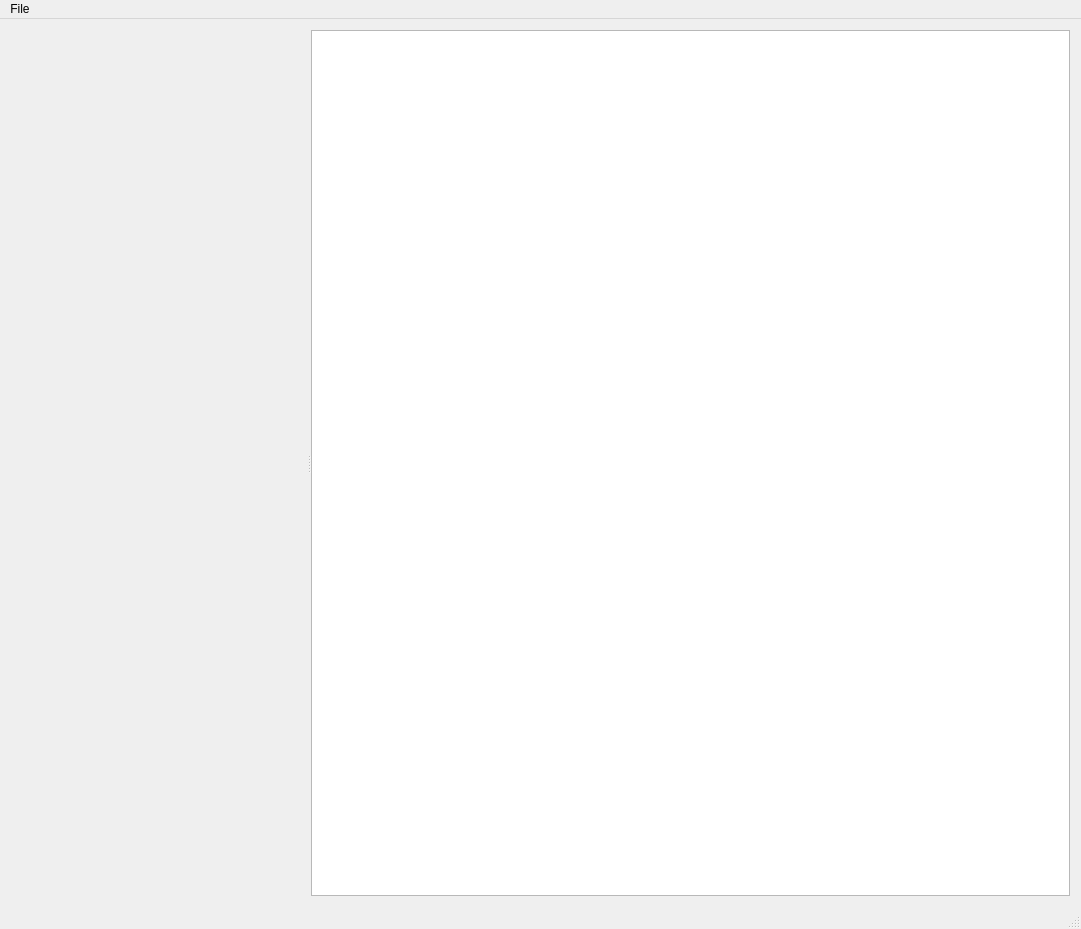
<?xml version="1.0" encoding="UTF-8"?>
<ui version="4.0">
 <class>MainWindow</class>
 <widget class="QMainWindow" name="MainWindow">
  <property name="geometry">
   <rect>
    <x>0</x>
    <y>0</y>
    <width>1081</width>
    <height>929</height>
   </rect>
  </property>
  <property name="windowTitle">
   <string>SVG interaction demo</string>
  </property>
  <widget class="QWidget" name="centralWidget">
   <layout class="QVBoxLayout" name="verticalLayout">
    <item>
     <widget class="QSplitter" name="splitter">
      <property name="orientation">
       <enum>Qt::Horizontal</enum>
      </property>
      <property name="childrenCollapsible">
       <bool>false</bool>
      </property>
      <widget class="DemoSvgWidget" name="widget" native="true">
       <property name="sizePolicy">
        <sizepolicy hsizetype="Expanding" vsizetype="Preferred">
         <horstretch>0</horstretch>
         <verstretch>0</verstretch>
        </sizepolicy>
       </property>
      </widget>
      <widget class="QListWidget" name="listWidget"/>
     </widget>
    </item>
   </layout>
  </widget>
  <widget class="QStatusBar" name="statusBar"/>
  <widget class="QMenuBar" name="menuBar">
   <property name="geometry">
    <rect>
     <x>0</x>
     <y>0</y>
     <width>1081</width>
     <height>30</height>
    </rect>
   </property>
   <widget class="QMenu" name="menuFile">
    <property name="title">
     <string>File</string>
    </property>
    <addaction name="actionOpen"/>
    <addaction name="actionAbout"/>
   </widget>
   <addaction name="menuFile"/>
  </widget>
  <action name="actionOpen">
   <property name="text">
    <string>Open</string>
   </property>
   <property name="toolTip">
    <string>Open svg image</string>
   </property>
  </action>
  <action name="actionAbout">
   <property name="text">
    <string>About</string>
   </property>
  </action>
 </widget>
 <layoutdefault spacing="6" margin="11"/>
 <customwidgets>
  <customwidget>
   <class>DemoSvgWidget</class>
   <extends>QWidget</extends>
   <header>src/demosvgwidget.h</header>
   <container>1</container>
  </customwidget>
 </customwidgets>
 <resources/>
 <connections/>
</ui>
